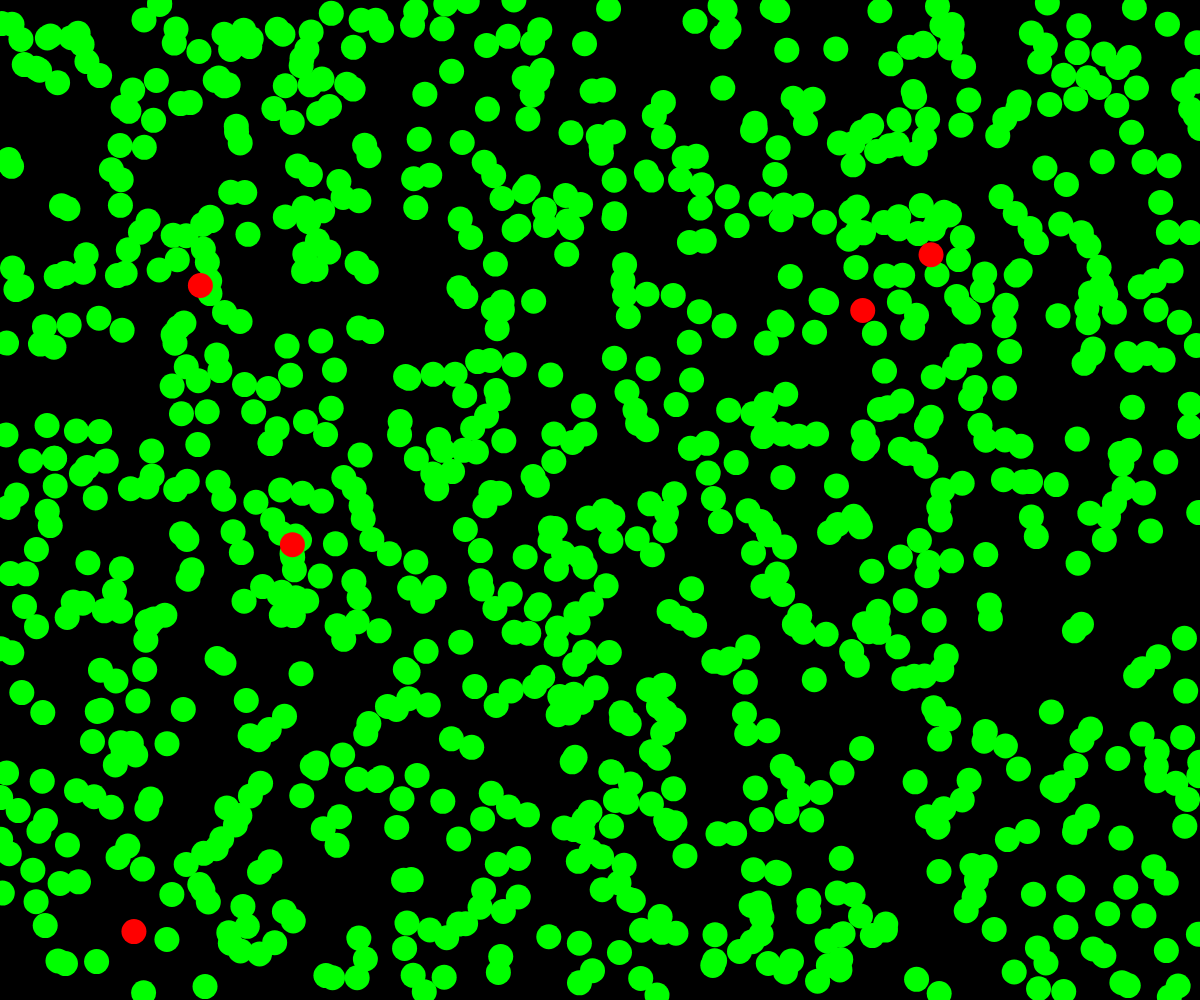
Frame 1 (no input)
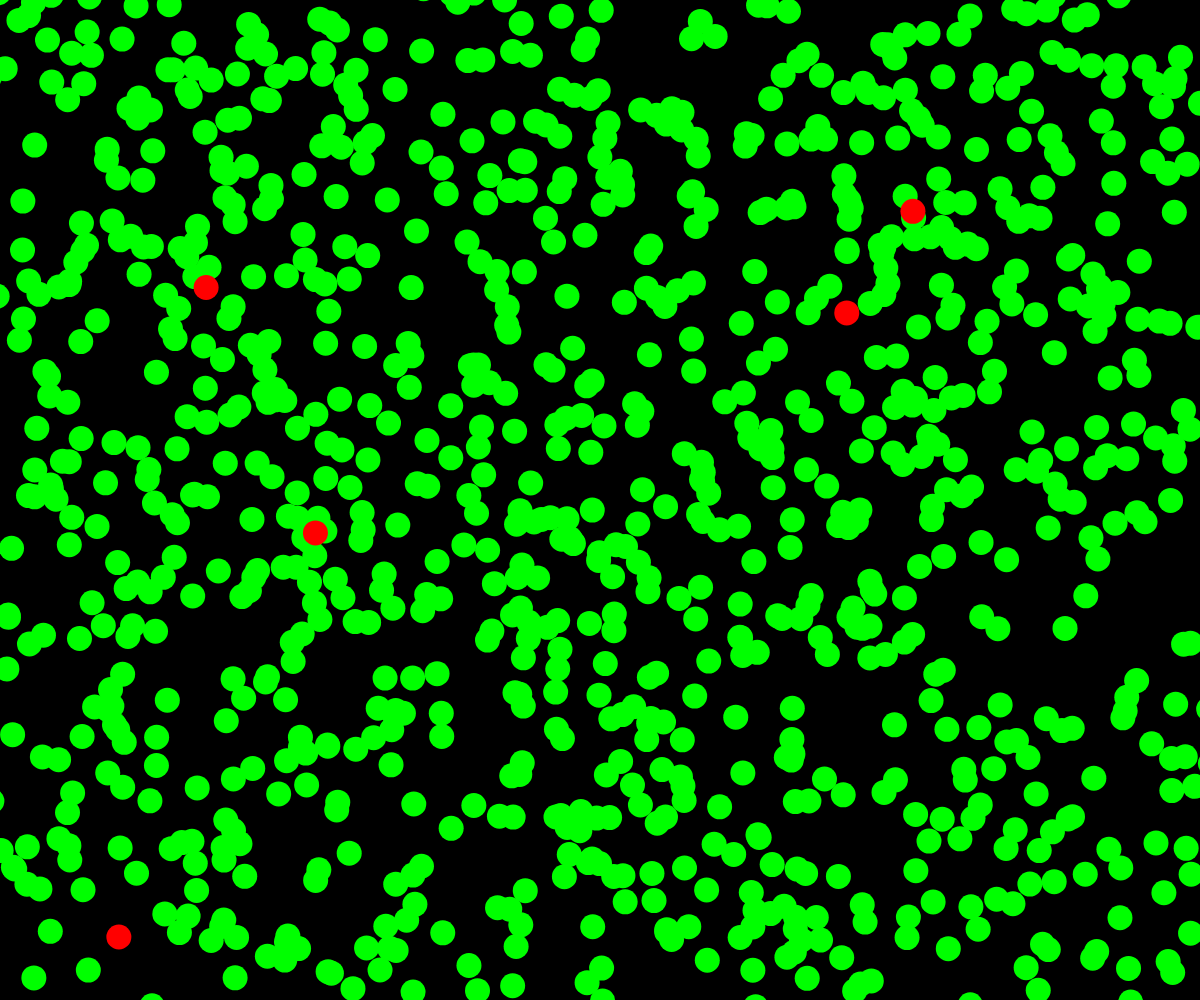
Frame 60 (no input)
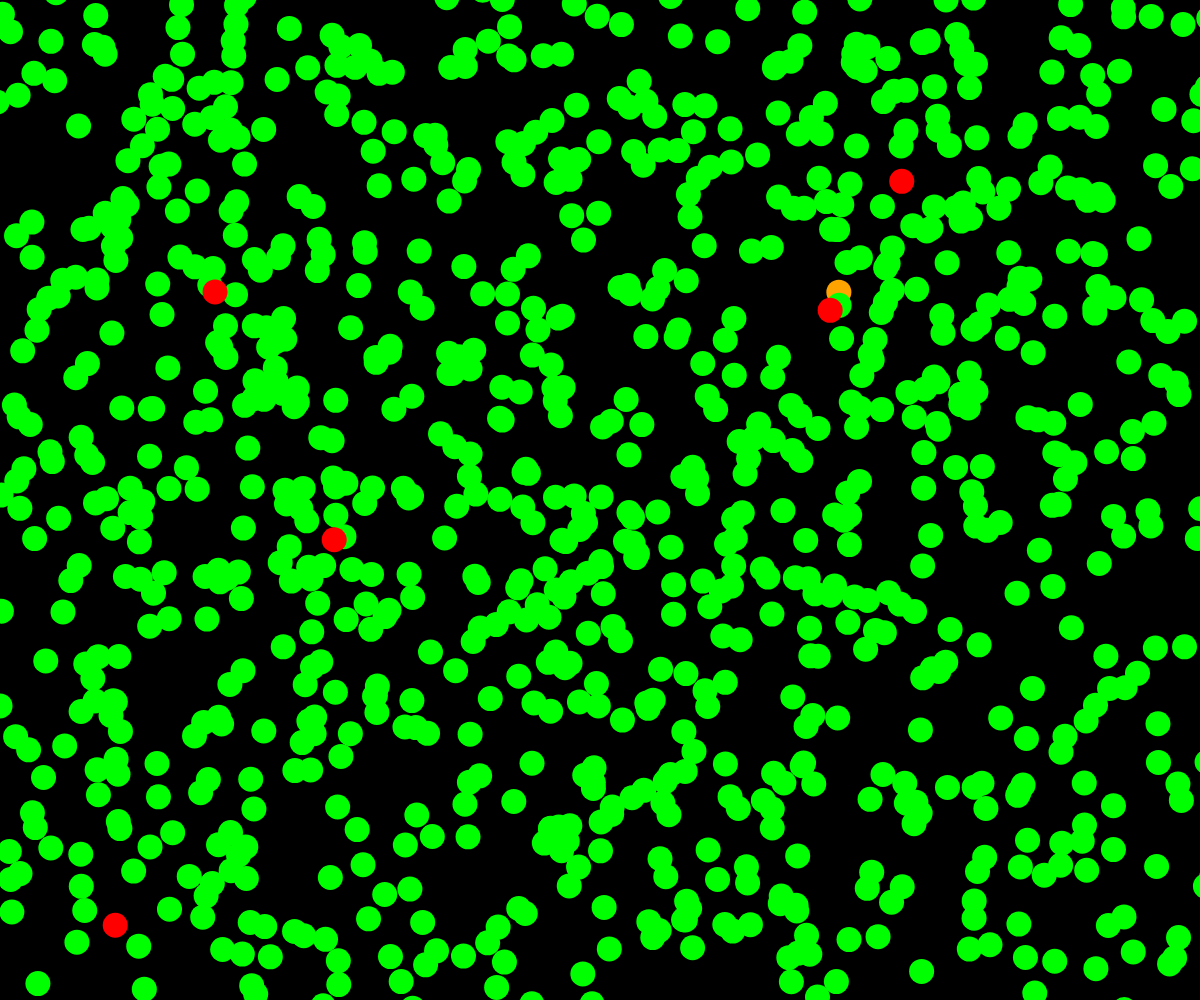
Frame 120 (the mouse pressed at the canvas centre since frame 60)

The p5.js sketch that drew these frames (run headless with seeded random() and noise() and a simulated clock; from frame 60 on, the mouse is pressed at the canvas centre):

// p5.js sketch
// ── sketch.js
// canvas variable
let canvasWidth, canvasHeight;

// subject variables
let subjectsArray = [];
let subjectIDCounter = 0;
let subjectSize = 25;
let subjectSpeedLower = 0.5;
let subjectSpeedUpper = 2.5;

// overall subject stats variables
let numberOfUninfectedSubjects = 1000;
let numberOfContractedSubjects = 0;
let numberOfInfectedSubjects = 5;
let numberOfRecoveredSubjects = 0;
let numberOfDeadSubjects = 0;

// disease variables
let infectionRate = 10;
let infectionDistance = subjectSize;
let contractedToInfectedDurationLower = 750;
let contractedToInfectedDurationUpper = 1250;
let infectedToRecoveredDurationLower = 750;
let infectedToRecoveredDurationUpper = 1250;
let mortalityRate = 50;

let xvalueCounter = 0;
let yvalueCounter = 0;

function setup() {
   canvasWidth = windowWidth;
   canvasHeight = windowHeight;

   createCanvas(canvasWidth, canvasHeight);
   noStroke();
   imageMode(CENTER);

   for (let i = 0; i < numberOfUninfectedSubjects; i++) {
      subjectsArray.push(new Subject(subjectIDCounter, "uninfected", random(width), random(height), subjectSize, random(1000000), random(1000000)));
      subjectIDCounter++;
   }

   for (let i = 0; i < numberOfInfectedSubjects; i++) {
      subjectsArray.push(new Subject(subjectIDCounter, "infected", random(width), random(height), subjectSize, random(1000000), random(1000000)));
      subjectIDCounter++;
   }

   // create triedInfectedArray for each subject
   for (let i = 0; i < subjectsArray.length; i++) {
      subjectsArray[i].createTriedInfectedArray();
   }
}
 
function draw() {
   background(0);
   // console.log(xvalueCounter, yvalueCounter);

   for (let i = 0; i < subjectsArray.length; i++) {
      subjectsArray[i].stateColor();
      subjectsArray[i].display();
      subjectsArray[i].move();

      if (subjectsArray[i].state == "contracted") {
         subjectsArray[i].infectOthers();
      }

      if (subjectsArray[i].state == "infected") {
         subjectsArray[i].infectOthers();
         subjectsArray[i].infectedToRecoveredOrDeath();
      }

      else if (subjectsArray[i].state == "contracted") {
         subjectsArray[i].contractedToInfected();
      }
   }

   computeStats();
}
 
class Subject {
   constructor(id, state, xPos, yPos, size, xnoise, ynoise) {
      this.id = id;
      this.state = state;
      this.xPos = xPos;
      this.yPos = yPos;
      this.size = size;
      this.xnoise = xnoise;
      this.ynoise = ynoise;
      this.contractedCounter = 0;
      this.infectedCounter = 0;
      this.triedInfectedArray = [];
      this.contractedToInfectedDuration = random(contractedToInfectedDurationLower, contractedToInfectedDurationUpper);
      this.infectedToRecoveredDuration = random(infectedToRecoveredDurationLower, infectedToRecoveredDurationUpper);
      this.speed = random(subjectSpeedLower, subjectSpeedUpper);

      if (this.state == "infected") {
         this.abilityToRecover = this.recoveryOrDeath();
      }
   }

   createTriedInfectedArray() {
      for (let i = 0; i < subjectsArray.length; i++) {
         if (this.id != i) {
            this.triedInfectedArray.push("no");
         }

         else {
            this.triedInfectedArray.push("me");
         }
      }
   }

   stateColor() {
      if (this.state == "uninfected") {
         this.r = 0;
         this.g = 255;
         this.b = 0;
      }

      else if (this.state == "contracted") {
         this.r = 255;
         this.g = 163;
         this.b = 0;
      }

      else if (this.state == "infected") {
         this.r = 255;
         this.g = 0;
         this.b = 0;
      }

      else if (this.state == "recovered") {
         this.r = 0;
         this.g = 0;
         this.b = 255;
      }

      fill(this.r, this.g, this.b);
   }

   display() {
      if (this.state != "dead") {
         ellipse(this.xPos, this.yPos, this.size, this.size);
      }
   }

   move() {
      // get a value between 0 and 1 from a Perlin noise graph based on xnoise
      let xvalue = noise(this.xnoise);

      // map xvalue to xmove
      let xmove = map(xvalue, 0, 1, -this.speed, this.speed);
      xvalueCounter += xmove;

      // change xPos based on xmove
      this.xPos += xmove;

      // change xnoise by a small amount
      this.xnoise += 0.01

      // get a value between 0 and 1 from a Perlin noise graph based on ynoise
      let yvalue = noise(this.ynoise);

      // map yvalue to ymove
      let ymove = map(yvalue, 0, 1, -this.speed, this.speed);
      yvalueCounter += ymove;

      // change yPos based on ymove
      this.yPos += ymove;

      // change ynoise by a small amount
      this.ynoise += 0.01

      // contain the subjects
      if (this.xPos > canvasWidth + this.size * 2) {
         this.xPos = canvasWidth + this.size * 2;
      }

      if (this.xPos < -this.size * 2) {
         this.xPos = -this.size * 2;
      }

      if (this.yPos > canvasHeight + this.size * 2) {
         this.yPos = canvasHeight + this.size * 2;
      }

      if (this.yPos < -this.size * 2) {
         this.yPos = -this.size * 2;
      }
   }

   infectOthers() {
      for (let i = 0; i < subjectsArray.length; i++) { 
         // if it's not the subject itself and the subject is state is not already contracted or infected or recovered or dead
         if (this.id != i && subjectsArray[i].state != "contracted" && subjectsArray[i].state != "infected" && subjectsArray[i].state != "recovered" && subjectsArray[i].state != "dead") {
            // if another subject touches the infected subject and no infect attempt was made 
            if (dist(this.xPos, this.yPos, subjectsArray[i].xPos, subjectsArray[i].yPos) <= infectionDistance && this.triedInfectedArray[i] == "no") {
               this.triedInfectedArray[i] = "yes";
               let num = random(100);

               if (num < infectionRate) {
                  subjectsArray[i].state = "contracted";
               }
            }
         }
      }
   }

   contractedToInfected() {
      this.contractedCounter++; 

      if (this.contractedCounter >= this.contractedToInfectedDuration) {
         this.state = "infected";
         this.contractedCounter = 0;
         this.recoveryOrDeath();
      }
   }

   infectedToRecoveredOrDeath() {
      this.infectedCounter++;

      if (this.abilityToRecover == "yes") {
         if (this.infectedCounter >= this.infectedToRecoveredDuration) {
            this.state = "recovered";
         }
      }

      else if (this.abilityToRecover == "no") {
         if (this.infectedCounter >= this.infectedToRecoveredDuration) {
            this.state = "dead";
            numberOfDeadSubjects++;
         }
      }
   }

   recoveryOrDeath() {
      let num = random(100);

      if (num < mortalityRate) {
         this.abilityToRecover = "no";
      }

      else {
         this.abilityToRecover = "yes";
      }

      return this.abilityToRecover;
   }
}

function computeStats() {
   numberOfUninfectedSubjects = 0;
   numberOfContractedSubjects = 0;
   numberOfInfectedSubjects = 0;
   numberOfRecoveredSubjects = 0;

   for (let i = 0; i < subjectsArray.length; i++) {
      if (subjectsArray[i].state == "uninfected") {
         numberOfUninfectedSubjects++;
      }

      else if (subjectsArray[i].state == "contracted") {
         numberOfContractedSubjects++;
      }

      else if (subjectsArray[i].state == "infected") {
         numberOfInfectedSubjects++;
      }

      else if (subjectsArray[i].state == "recovered") {
         numberOfRecoveredSubjects++;
      }
   }

   console.log("Uninfected:", numberOfUninfectedSubjects);
   console.log("Contracted:", numberOfContractedSubjects);
   console.log("Infected:", numberOfInfectedSubjects);
   console.log("Recovered:", numberOfRecoveredSubjects);
   console.log("Dead:", numberOfDeadSubjects);
}
